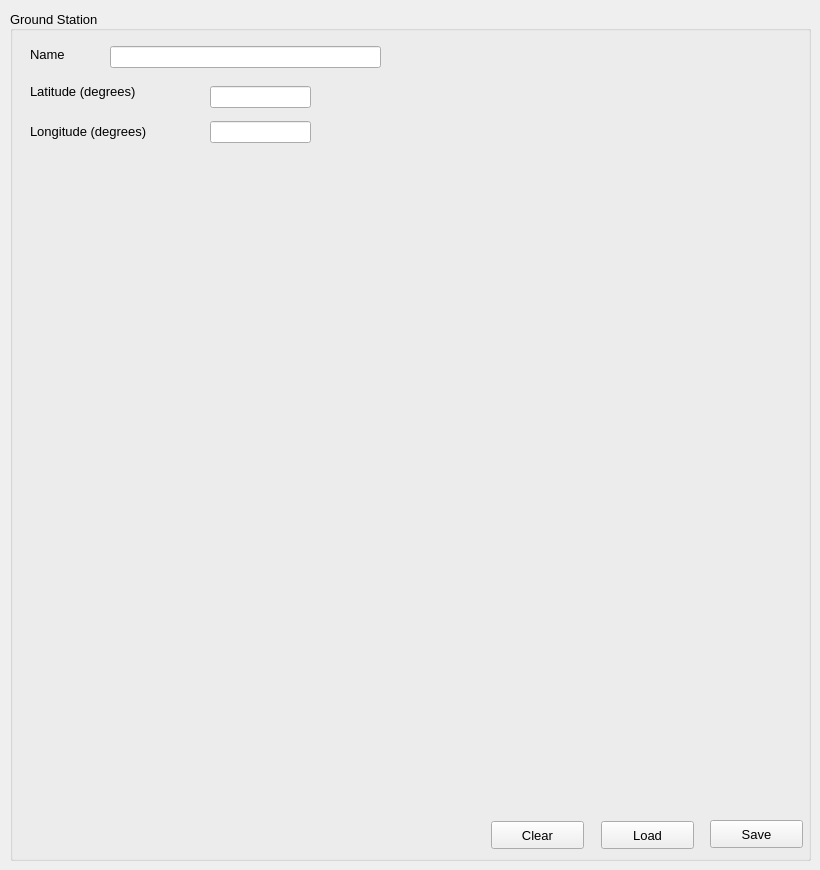
      <widget class="QWidget" name="ground_station_page_2">
       <widget class="QGroupBox" name="groupBox_2">
        <property name="geometry">
         <rect>
          <x>10</x>
          <y>10</y>
          <width>801</width>
          <height>851</height>
         </rect>
        </property>
        <property name="font">
         <font>
          <pointsize>10</pointsize>
         </font>
        </property>
        <property name="autoFillBackground">
         <bool>false</bool>
        </property>
        <property name="title">
         <string>Ground Station</string>
        </property>
        <property name="alignment">
         <set>Qt::AlignJustify|Qt::AlignVCenter</set>
        </property>
        <widget class="QLabel" name="label_18">
         <property name="geometry">
          <rect>
           <x>20</x>
           <y>36</y>
           <width>55</width>
           <height>16</height>
          </rect>
         </property>
         <property name="text">
          <string>Name</string>
         </property>
        </widget>
        <widget class="QLabel" name="label_22">
         <property name="geometry">
          <rect>
           <x>20</x>
           <y>66</y>
           <width>151</width>
           <height>31</height>
          </rect>
         </property>
         <property name="text">
          <string>Latitude (degrees)</string>
         </property>
        </widget>
        <widget class="QLabel" name="label_39">
         <property name="geometry">
          <rect>
           <x>20</x>
           <y>111</y>
           <width>161</width>
           <height>21</height>
          </rect>
         </property>
         <property name="text">
          <string>Longitude (degrees)</string>
         </property>
        </widget>
        <widget class="QLineEdit" name="name_ground_station_grstat_2">
         <property name="geometry">
          <rect>
           <x>100</x>
           <y>36</y>
           <width>271</width>
           <height>22</height>
          </rect>
         </property>
        </widget>
        <widget class="QLineEdit" name="long_ground_station_grstat_2">
         <property name="geometry">
          <rect>
           <x>200</x>
           <y>111</y>
           <width>101</width>
           <height>22</height>
          </rect>
         </property>
        </widget>
        <widget class="QLineEdit" name="lat_ground_station_grstat_2">
         <property name="geometry">
          <rect>
           <x>200</x>
           <y>76</y>
           <width>101</width>
           <height>22</height>
          </rect>
         </property>
        </widget>
        <widget class="QPushButton" name="save_ground_station_gdstation_2">
         <property name="geometry">
          <rect>
           <x>700</x>
           <y>810</y>
           <width>93</width>
           <height>28</height>
          </rect>
         </property>
         <property name="font">
          <font>
           <pointsize>10</pointsize>
           <weight>50</weight>
           <bold>false</bold>
          </font>
         </property>
         <property name="text">
          <string>Save</string>
         </property>
        </widget>
        <widget class="QPushButton" name="load_ground_station_gdstation_2">
         <property name="geometry">
          <rect>
           <x>591</x>
           <y>811</y>
           <width>93</width>
           <height>28</height>
          </rect>
         </property>
         <property name="font">
          <font>
           <pointsize>10</pointsize>
           <weight>50</weight>
           <bold>false</bold>
          </font>
         </property>
         <property name="text">
          <string>Load</string>
         </property>
        </widget>
        <widget class="QPushButton" name="clear_ground_station_gdstation_2">
         <property name="geometry">
          <rect>
           <x>481</x>
           <y>811</y>
           <width>93</width>
           <height>28</height>
          </rect>
         </property>
         <property name="font">
          <font>
           <pointsize>10</pointsize>
           <weight>50</weight>
           <bold>false</bold>
          </font>
         </property>
         <property name="text">
          <string>Clear</string>
         </property>
        </widget>
       </widget>
      </widget>
